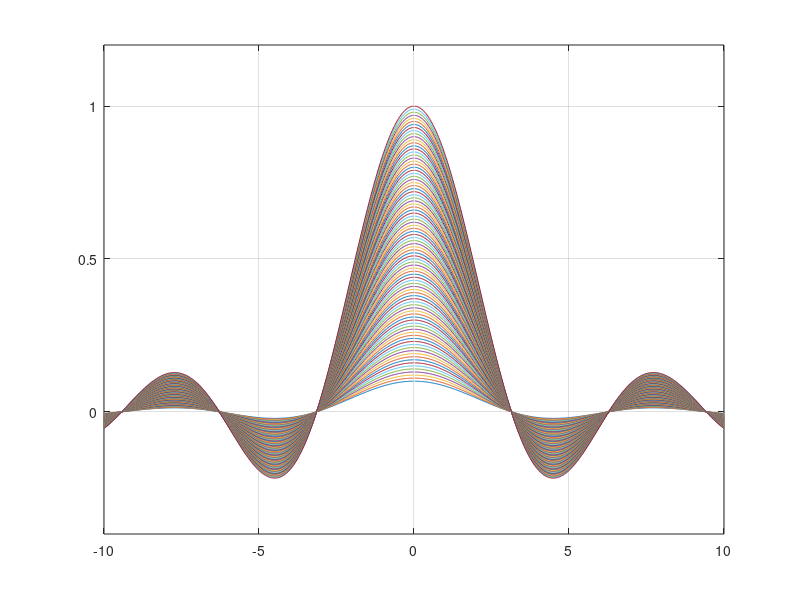

Source code (MATLAB):
%Grafica en movimiento bis
clear,clc
x=-10:0.02  :10;
k=0.1;
y=k*(sin(x)./x);
h=plot(x,y); %define h como "objeto"
%plot(x,y) %a sustituir por h=plot(x,y)
grid on
axis([-10 10 -0.4 1.2])
hold on
while k<1
 k=k+0.01;
 y=k*(sin(x)./x);
 plot(x,y) %a sustituir por set y drawnow
 %set(h,'XData',x,'YData',y);
 drawnow
 pause(0.1)
end